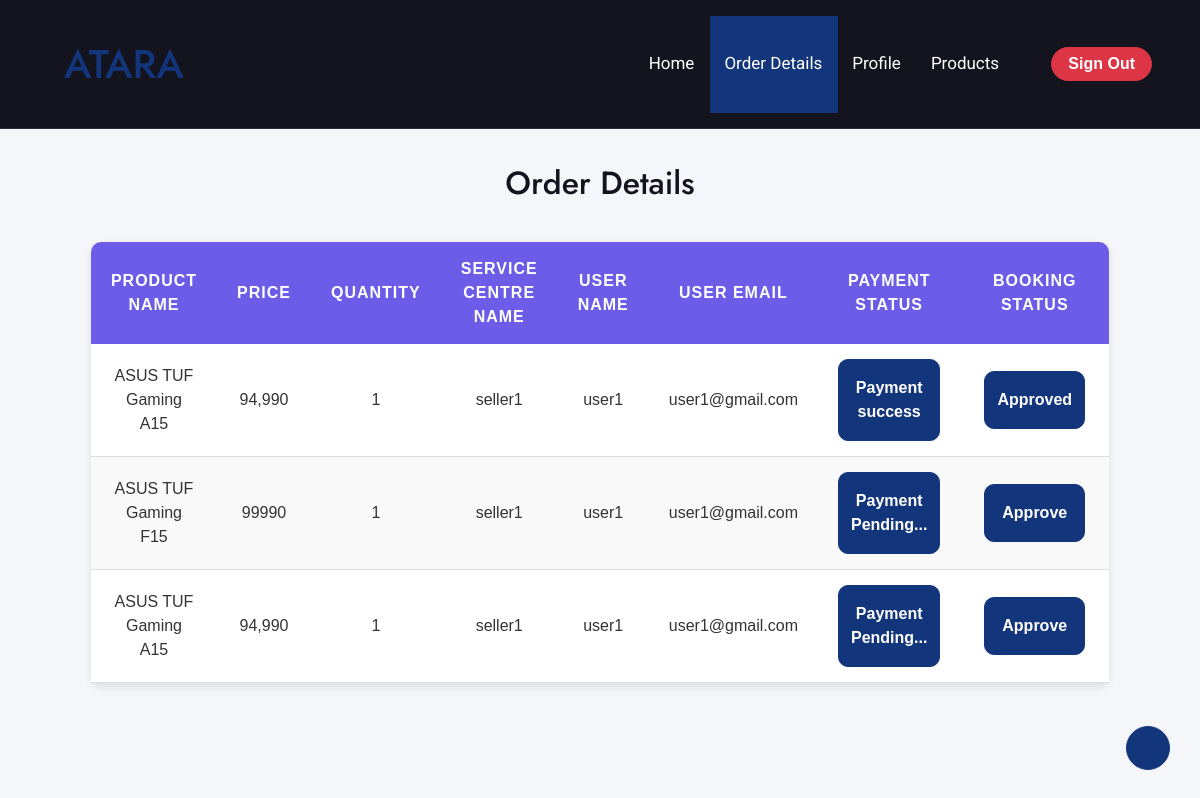
/service_order_details (signed in), run on the app's committed database.
### user/models.py (models this page shows, shortened)
class book_TB(models.Model):
    ProductName=models.CharField(max_length=450)
    Price=models.CharField(max_length=250)
    ServiceCentreName=models.CharField(max_length=450)
    Quantity=models.CharField(max_length=50)
    AddAddress=models.CharField(max_length=1000)
    sp=models.ForeignKey(padd_DB,on_delete=models.CASCADE,null=True)
    Services=models.ForeignKey(Service_DB,on_delete=models.CASCADE,null=True)
    uf=models.ForeignKey(com_TB,on_delete=models.CASCADE,null=True)
    Paymentstatus = models.BooleanField(default=False)
    Bookingstatus = models.BooleanField(default=False)
    source = models.CharField(
        max_length=50,
        choices=[('database', 'Database'), ('dataset', 'Dataset')],
        default='database'  # Default to database if not specified
    )  # New field

class com_TB(models.Model):
    Image = models.ImageField(upload_to='profile_images/', null=True, blank=True)
    FullName = models.CharField(max_length=255)
    Email = models.EmailField()
    Password = models.CharField(max_length=255)
    Location = models.CharField(max_length=255)
    Address = models.CharField(max_length=255)
    PinAddress = models.CharField(max_length=10)

### service/views.py (the view)
# urls.py: path('service_order_details',views.service_order_details,name="service_order_details"),
def service_order_details(request):
    u=book_TB.objects.filter(Services=request.session['id'])
    return render(request,"service/sorderdetails.html",{'u':u,})

### templates/service/sorderdetails.html (shortened to what this page needs)
<!DOCTYPE html>
{% load static %}
<html lang="en">
<head>
    <link href="https://cdn.jsdelivr.net/npm/bootstrap@5.3.0/dist/css/bootstrap.min.css" rel="stylesheet">
    <link href="https://cdn.jsdelivr.net/npm/boxicons@2.0.7/css/boxicons.min.css" rel="stylesheet">
    <link href="{% static 'css/bootstrap.min.css' %}" rel="stylesheet">
    <link href="{% static 'css/style.css' %}" rel="stylesheet">
    <body>
    <nav class="navbar navbar-expand-lg navbar-light bg-dark px-4 px-lg-5 py-3">
        <a href="#" class="navbar-brand">
            <h1 class="m-0 text-primary">ATARA</h1>
        </a>
<div class="collapse navbar-collapse" id="navbarCollapse">
    <div class="navbar-nav ms-auto py-0">
        <a href="/shome" class="nav-item nav-link ">Home</a>
        <a href="service_order_details" class="nav-item nav-link active">Order Details</a>
        <a href="sprofile" class="nav-item nav-link">Profile</a>
        <div class="nav-item dropdown">
            <a href="#" class="nav-link dropdown-toggle" data-bs-toggle="dropdown">Products</a>
        </div>
    </div>
    <a href="#" id="signOutBtn" class="btn btn-danger rounded-pill ms-3 px-3 py-1">
        Sign Out
    </a>
</div>
</nav>
    <br>
    <br>
    <br>
    <br>
    <h2 class="text-center mt-5">Order Details</h2>
        <table>
            <caption></caption>
            <thead>
                <tr>
                    <th>Product Name </th>
                    <th>Price</th>
                    <th>Quantity</th>
                    <th>Service Centre Name</th>
                    <th>User Name</th>
                    <th>User Email</th>
                    <th>Payment Status</th>
                    <th>Booking Status</th>
                </tr>
            </thead>
            <tbody>
                {% for u in u %}
                <tr>
                    <td>{{u.ProductName}}</td>
                    <td>{{u.Price}}</td>
                    <td>{{u.Quantity}}</td>
                    <td>{{u.ServiceCentreName}}</td>
                    <td>{{u.uf.FullName}}</td>
                    <td>{{u.uf.Email}}</td>
                    <td>
                        {% if u.Paymentstatus %}
                        <div class="col-12">
                            <a class="btn btn-primary text-white w-100 py-3" >Payment success</a>
                            </div>
                        {% else %}
                        <div class="col-12">
                        <a class="btn btn-primary text-white w-100 py-3" >Payment Pending...</a>
                        </div>
                        {% endif %}
                    <td class="px-4 py-3 text-xs">
                        {% if u.Bookingstatus %}
                        <span
                          class="btn btn-primary text-white w-100 py-3"
                        >
                        Approved
                        </span>
                      {% else %}
                      <a href="{% url 'userbookingapprove' u.id %}" >
                        <span
                         class="btn btn-primary text-white w-100 py-3"
                        >
                        Approve
                        </span>
                      {% endif %}
                      </td>
                </tr>
                {% endfor %}
            </tbody>
        </table>
     <a href="#" class="btn btn-primary btn-primary-outline-0 btn-md-square back-to-top"></a>
 </body>
</html>

### static/css/style.css (style rules this page uses)
.back-to-top { position: fixed; right: 30px; bottom: 30px; display: flex; width: 45px; height: 45px; align-items: center; justify-content: center; transition: 0.5s; z-index: 99; }
.btn { font-weight: 600; transition: .5s; }
.btn-md-square { width: 44px; height: 44px; }
.btn-square, .btn-sm-square, .btn-md-square, .btn-lg-square { padding: 0; display: flex; align-items: center; justify-content: center; font-weight: normal; border-radius: 50%; }
.btn.btn-primary { box-shadow: inset 0 0 0 0 var(--bs-primary); }
.navbar-light .navbar-nav .nav-link { font-family: 'Roboto', sans-serif; position: relative; padding: 35px 15px; color: var(--bs-white) !important; font-size: 17px; font-weight: 400; outline: none; transition: .5s; }
.navbar-light .navbar-nav .nav-link:hover, .navbar-light .navbar-nav .nav-link.active { color: var(--bs-white) !important; }
.navbar-light .navbar-brand h1 { color: var(--bs-white); }
.navbar .dropdown-toggle::after { border: none; content: "\f107"; font-family: "Font Awesome 5 Free"; font-weight: 900; vertical-align: middle; margin-left: 8px; }
@media (min-width: 992px) { .navbar-light { position: absolute; width: 100%; top: 0; left: 0; border-bottom: 1px solid rgba(255, 255, 255, .1); z-index: 999; } }
@media (min-width: 992px) { .navbar-light .navbar-nav .nav-link::before { position: absolute; content: ""; width: 100%; height: 0; bottom: -1px; left: 0; background: var(--bs-primary); transition: .5s; z-index: -1; } }
@media (min-width: 992px) { .navbar-light .navbar-nav .nav-link:hover::before, .navbar-light .navbar-nav .nav-link.active::before { height: calc(100% + 1px); left: 1px; } }

### templates/service/sorderdetails.html (style rules this page uses)
body { background: #f8f9fa; }
.navbar-nav .nav-link, .dropdown .dropdown-toggle { transition: all 0.3s ease-in-out; }
body { font-family: 'Arial', sans-serif; background-color: #f4f6f9; margin: 0; padding: 20px; }
table { width: 80%; margin: 40px auto; border-radius: 10px; overflow: hidden; box-shadow: 0 4px 10px rgba(0, 0, 0, 0.1); background: linear-gradient(45deg, #fff, #f1f1f1); border-collapse: collapse; }
th, td { padding: 15px 20px; text-align: center; font-size: 16px; color: #333; }
th { background-color: #6c5ce7; color: white; text-transform: uppercase; letter-spacing: 1px; }
td { background-color: #fff; border-bottom: 1px solid #ddd; }
tr:nth-child(even) td { background-color: #f9f9f9; }
caption { font-size: 1.8em; color: #6c5ce7; margin-bottom: 10px; font-weight: bold; }
tr { transition: background-color 0.3s ease; }

### data on the page
book_TB: ProductName "ASUS TUF Gaming A15", Price "94,990", Quantity "1", ServiceCentreName "seller1", uf.FullName "user1", uf.Email "user1@gmail.com", Paymentstatus "Payment success", Bookingstatus "Approved"
book_TB: ProductName "ASUS TUF Gaming F15", Price "99990", Quantity "1", ServiceCentreName "seller1", uf.FullName "user1", uf.Email "user1@gmail.com", Paymentstatus "Payment Pending...", Bookingstatus "Approve"
book_TB: ProductName "ASUS TUF Gaming A15", Price "94,990", Quantity "1", ServiceCentreName "seller1", uf.FullName "user1", uf.Email "user1@gmail.com", Paymentstatus "Payment Pending...", Bookingstatus "Approve"
